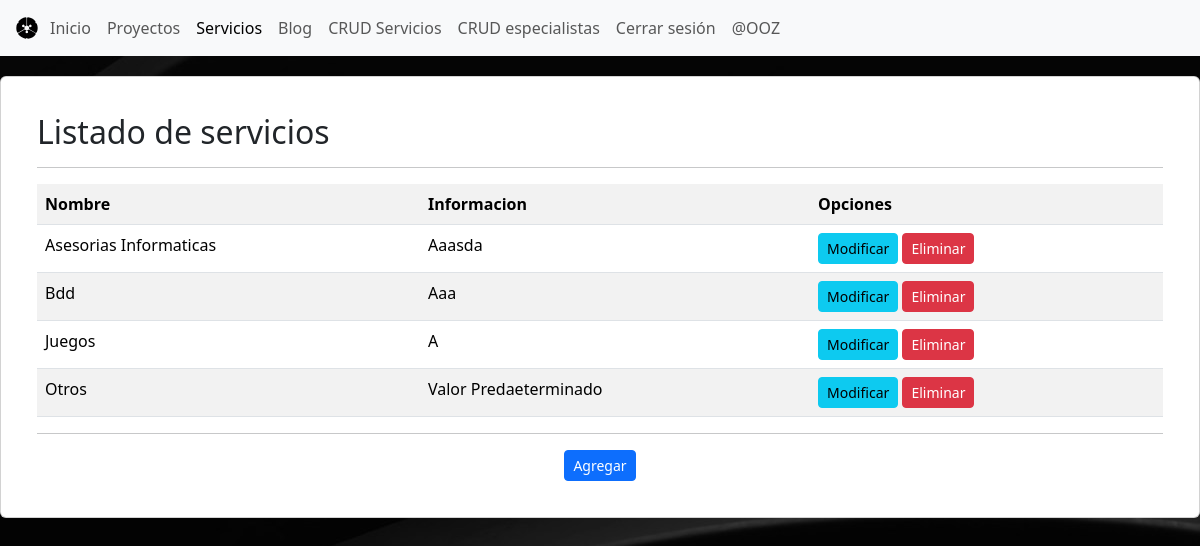
Page /blog/listar-servicio/ (signed in) on the earlier database version.
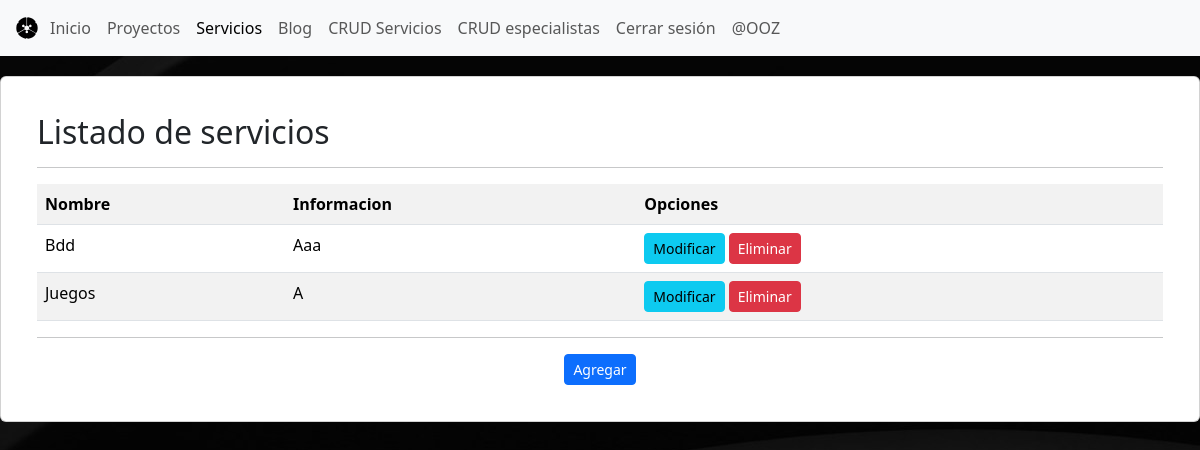
Same page on the later database version.
### blog/models.py (models this page shows, shortened)
class Servicio(models.Model):
    nombre = models.CharField(max_length=50)
    Imagen = models.ImageField(upload_to="servicios",null=True)
    descripcion=models.TextField()
    informacion = models.CharField(max_length=100, default='Valor predeterminado')

### blog/views.py (the view)
# urls.py: path("listar-servicio/",views.listar_servicio, name="listar_servicio"),
@permission_required('blog.add_servicio')
def listar_servicio(request):
    servicios = Servicio.objects.all()
    data = {
        'servicios': servicios
    }
    return render(request,"pages/listar_servicio.html",data)

### blog/templates/pages/listar_servicio.html (shortened to what this page needs)
<!DOCTYPE html>
<html lang="en">
<head>
    {% load static %}
    <link rel="stylesheet" href="{% static 'css/bootstrap.min.css' %}">
    <link rel="stylesheet" href="{% static 'css/custom.css' %}">
    <link rel="stylesheet" href="https://cdnjs.cloudflare.com/ajax/libs/font-awesome/6.5.2/css/all.min.css">
</head>
<header>
    <nav class="navbar navbar-expand-lg bg-body-tertiary">
        <div class="container-fluid">
            <img src="{% static 'img/icono.svg' %}" alt="Bootstrap" width="30" height="24">
            <div class="collapse navbar-collapse" id="navbarSupportedContent">
                <ul class="navbar-nav me-auto mb-2 mb-lg-0">
                    <li class="nav-item">
                        <a class="nav-link" aria-current="page" href="{% url 'index' %}">Inicio</a>
                    </li>
                    <li class="nav-item">
                        <a class="nav-link" href="{% url 'proyectos' %}">Proyectos</a>
                    </li>
                    <li class="nav-item">
                        <a class="nav-link active" href="{% url 'servicios' %}">Servicios</a>
                    </li>
                    <li class="nav-item">
                        <a class="nav-link" href="{% url 'blog' %}">Blog</a>
                    </li>
                    {% if perms.blog.add_servicio %}
                    <li class="nav-item">
                      <a class="nav-link" href="{% url 'listar_servicio' %} ">CRUD Servicios</a>
                    </li>
                    <li class="nav-item">
                        <a class="nav-link" href="{% url 'listar_profesional' %} ">CRUD especialistas</a>
                      </li>
                    {% endif %}
                    {% if user.is_authenticated %}
                        <li class="nav-item">
                            <a class="nav-link" href="{% url 'logout' %}">Cerrar sesión</a>
                        </li>
                        <li >
                          <a class="nav-link" href="#">@{{ user.username }}</a>
                        </li>
                    {% else %}
                        <li class="nav-item">
                            <a class="nav-link" href="{% url 'login' %}">Iniciar sesión</a>
                        </li>
                    {% endif %}
                </ul>
            </div>
        </div>
    </nav>
</header>
<main>
    <div class="card">
        <card class="card-body">
            <h2>Listado de servicios</h2>
            <hr>
            <table class="table table-striped table-hover table-responsive-sm">
                <tr>
                    <th>Nombre</th>
                    <th>Informacion</th>
                    <th>Opciones</th>
                </tr>
                {% for p in servicios %}
                    <tr>
                        <td>{{ p.nombre | title }}</td>
                        <td>{{ p.informacion | title }}</td>
                        <td>
                            <a href="{% url 'modificar_servicio' p.id%}" class="btn btn-info btn-sm">Modificar</a>
                            <a href="#" onclick="eliminarServicio({{p.id}})" class="btn btn-danger btn-sm">Eliminar</a>
                        </td>
                    </tr>
                {% endfor %}
            </table>
            <hr>
            <div class="d-flex justify-content-center mt-3">
                <a href="{% url 'agregar_servicio' %}" class="btn btn-primary btn-sm">Agregar</a>
            </div>
        </card>
    </div>
</main>
</html>

Differences in the rows shown:
removed Servicio: nombre "Asesorias Informaticas", informacion "Aaasda"
removed Servicio: nombre "Otros", informacion "Valor Predaeterminado"
